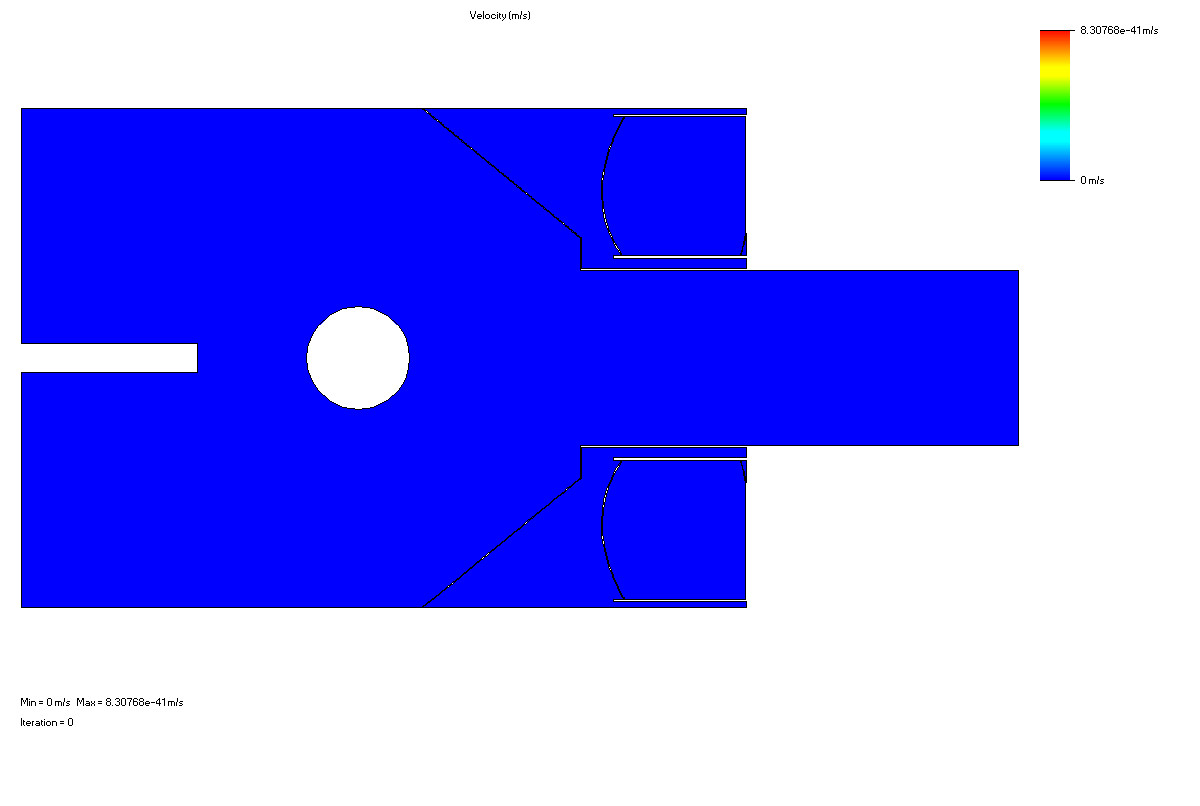
#> input picture Velocity( Top Plane )_000000.jpg, 1200 x 806 px
$ python seqVideo.py
#> lines starting #> are read from the running program, lines starting #| are printed output that depends on the picture; after the words box and inside, x2 and y2 are one past the last pixel; in counts of white or black regions, pixels touching at a corner belong together
## -*- coding: utf-8 -*-
#"""
#Created on Thu Jun  6 12:32:01 2019
#
#@author: VS

import os
import cv2

def main():

    """
    This is the main program
    """
    location = os.getcwd()  #read the path where you put the code
    images = [] #list of pictures
    fps = 25    #frame rate
    outFile = ""
    font                   = cv2.FONT_HERSHEY_SIMPLEX
    fontScale              = 0.5
    fontColor              = (0,0,0)
    lineType               = 1

    try:
        #list of all picture files stored in the directory where you put the code
        filenames = sorted((fn for fn in os.listdir(location) if (fn.endswith('.jpeg') or fn.endswith('.jpg') or fn.endswith('.png')))) # this iteration technique has no built in order, so sort the frames

        #Processing pictures
        for filename in filenames:
            fm = cv2.imread(filename)
#> fm is the input picture: shape (806, 1200, 3); mean B, G, R 251.8, 150, 149.6
            height, width, layers = fm.shape
#> height = 806; width = 1200; layers = 3

            ###This is the section regarding the text on each picture
            time_text = "Flow time = "
            if filename.endswith(".jpg"):
                time_text_fig =  time_text + filename[-14:-5] + " sec"
            elif filename.endswith(".jpeg"):
                time_text_fig =  time_text + filename[-15:-6] + " sec"
            elif filename.endswith(".png"):
                time_text_fig =  time_text + filename[-14:-5] + " sec"

            cv2.putText(fm, time_text_fig,
                        (5,height-10),
                        font,
                        fontScale,
                        fontColor,
                        lineType)
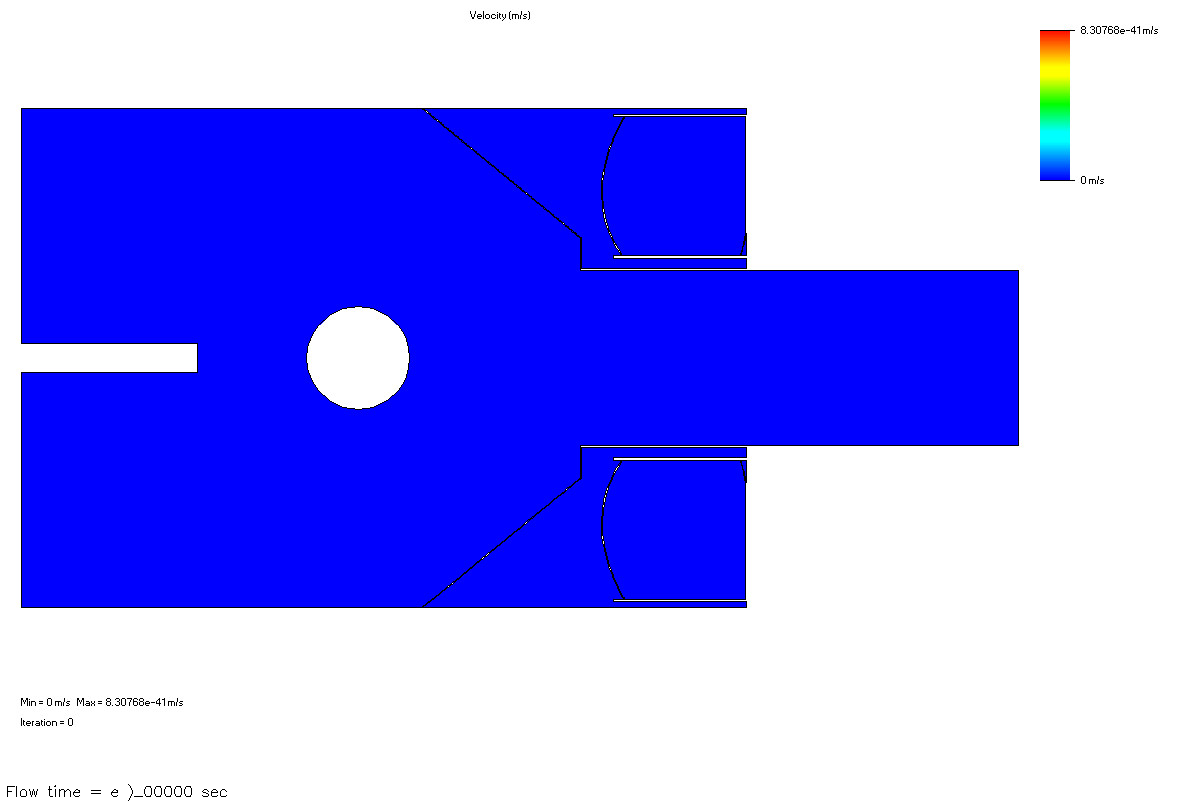
#> fm: shape (806, 1200, 3); 0.04% of pixels changed, all inside (x1, y1, x2, y2) = (7, 784, 227, 801)
            #############################################################

            #creating the list of the pictures
            images.append(fm)
#> pass 2 of the loop in main, `for filename in filenames:`:
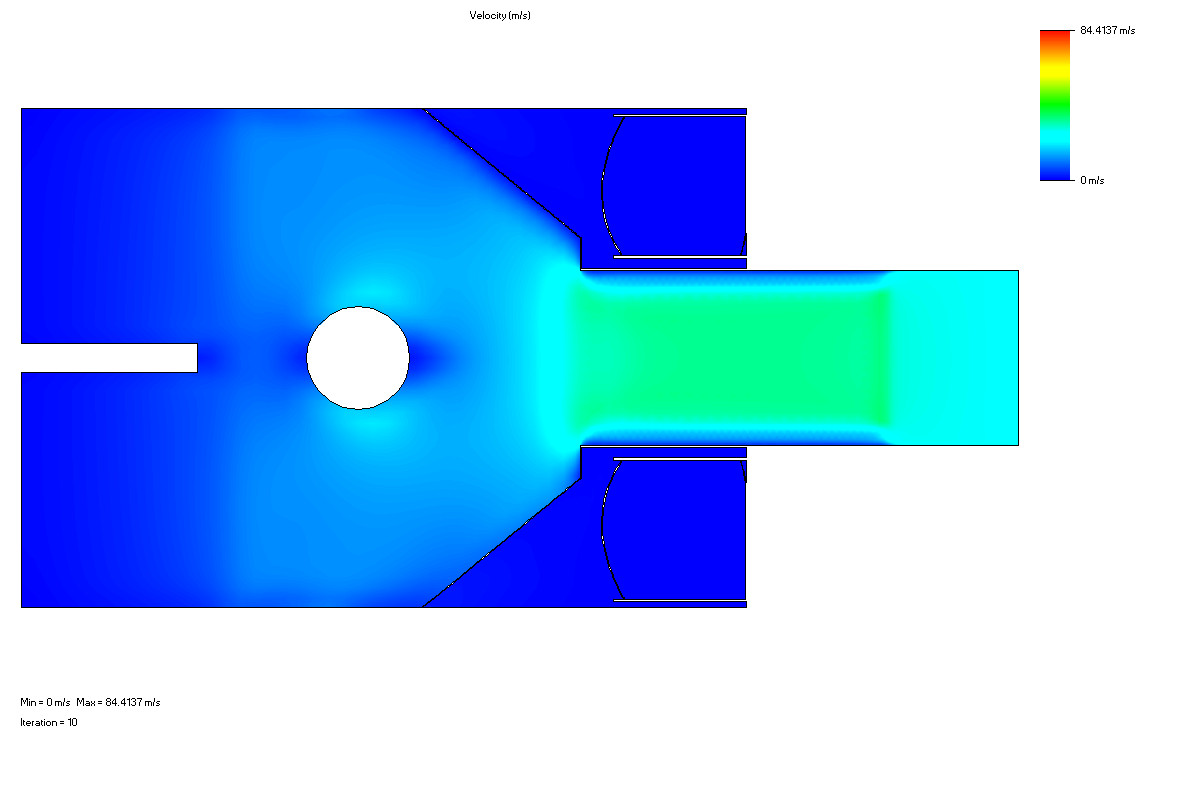
#> input picture Velocity( Top Plane )_000010.jpg, 1200 x 806 px
#> in main, fm is the input picture: shape (806, 1200, 3); mean B, G, R 247.7, 196.5, 149.7
#> in main, `cv2.putText(fm, time_text_fig, (5,height-10), font, fontScale, fontCol..`:
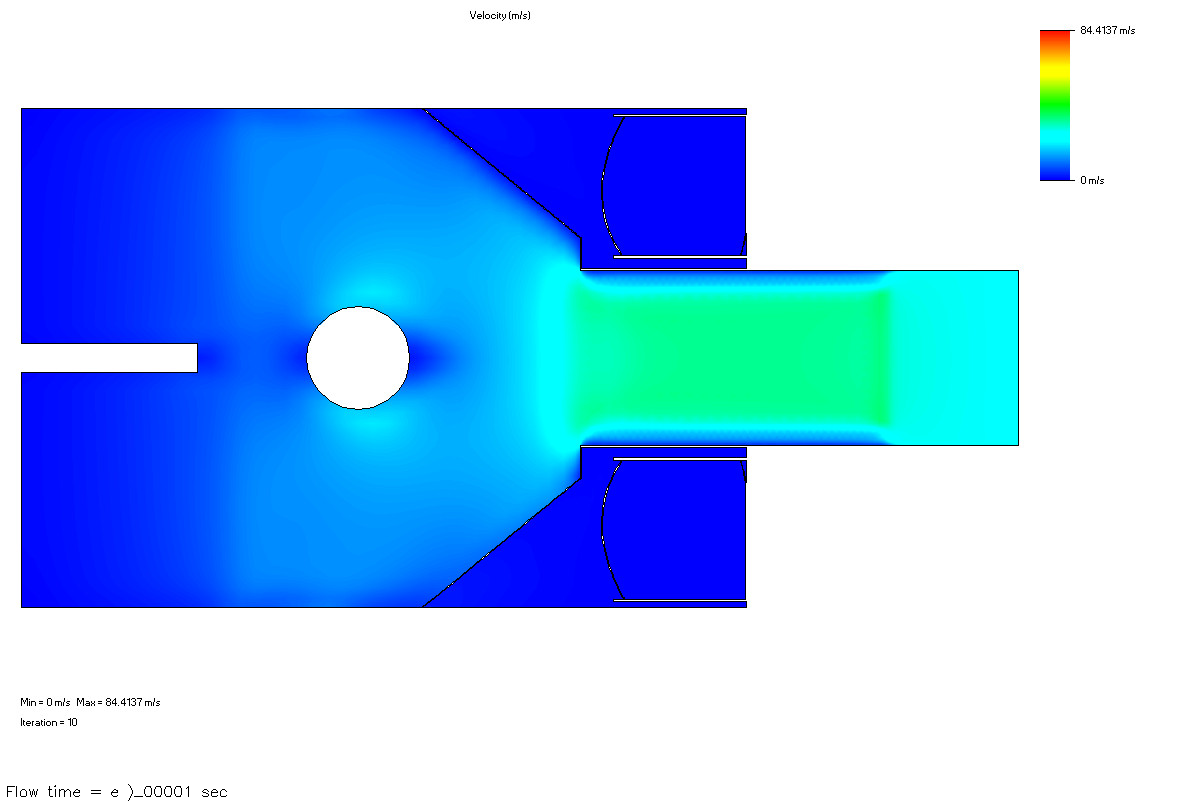
#> fm: shape (806, 1200, 3); 0.04% of pixels changed, all inside (x1, y1, x2, y2) = (7, 784, 227, 801)

        height, width, layers = fm.shape
        size = (width, height)
#> size = (1200, 806)

        #animation file
        outFile = cv2.VideoWriter('seq.avi',cv2.VideoWriter_fourcc(*'DIVX'), fps, size)

        #creating the animation
        for i,im in enumerate(images):
            outFile.write(im)
#> this loop made 2 passes

        #print("Number of processed images = ", i)
        cv2.destroyAllWindows()
        outFile.release()


    except Exception as e:
        raise e
        print("No image files in here!")
    return filenames

if __name__ == "__main__":
    F = main()
    #print(F)
    #out = input("Tap a button to close ....\n ")
